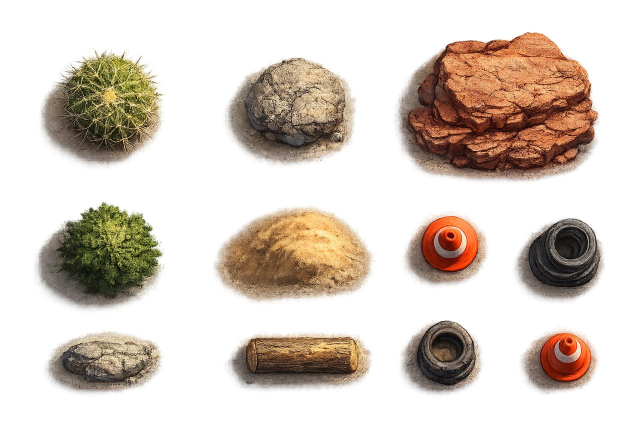
#> input picture tokamak-rally/raw_objects.jpg, 1280 x 853 px (shown at 1/2 size)
$ python extract-objects.py
#> lines starting #> are read from the running program, lines starting #| are printed output that depends on the picture; after the words box and inside, x2 and y2 are one past the last pixel; in counts of white or black regions, pixels touching at a corner belong together
"""Extract obstacle objects from DALL-E generated sprite sheet."""
from PIL import Image, ImageFilter
import numpy as np
import os

SRC = os.path.join(os.path.dirname(__file__), '..', 'raw_objects.jpg')
OUT = os.path.join(os.path.dirname(__file__), '..', 'public', 'assets')
os.makedirs(OUT, exist_ok=True)

img = Image.open(SRC)
#> img is the input picture: PIL image 1280x853 RGB; mean R, G, B 215.5, 204.9, 195.4
w, h = img.size
#> w = 1280; h = 853
print(f"Source: {w}x{h}")
#| Source: 1280x853

# 3x3 grid layout (1280x853), approximate cells
# Row heights ~284px each, Col widths ~427px each
# But objects are not uniform — using precise coordinates from visual analysis
# Layout: 3 columns × 3 rows + some extras
objects = [
    # Row 1
    ("cactus",       (30, 10, 310, 270)),      # top-down cactus
    ("rock_small",   (380, 20, 620, 260)),      # grey boulder
    ("rock_canyon",  (700, 5, 1050, 290)),       # red canyon rock
    # Row 2
    ("tree_top",     (30, 300, 300, 560)),      # green tree canopy
    ("sand_pile",    (360, 310, 680, 560)),      # sand mound
    ("cone",         (720, 310, 870, 540)),      # traffic cone
    ("tire_stack",   (920, 310, 1080, 560)),     # tire stack
    # Row 3
    ("rock_flat",    (30, 580, 320, 800)),      # flat rock
    ("log",          (370, 600, 680, 790)),      # wooden log
    ("tire_small",   (720, 590, 880, 810)),      # small tire
    ("cone_small",   (920, 590, 1080, 810)),     # small cone
]

# Target sizes — must be proportional to car (40×56px)
# Car height = 56px, so obstacles should be 12-30px range
TARGET_SIZES = {
    "cactus": 22,
    "rock_small": 18,
    "rock_canyon": 28,
    "tree_top": 26,
    "sand_pile": 20,
    "cone": 14,
    "tire_stack": 16,
    "rock_flat": 20,
    "log": 16,
    "tire_small": 12,
    "cone_small": 10,
}

for name, bbox in objects:
    try:
        crop = img.crop(bbox)
        rgba = crop.convert("RGBA")
        data = np.array(rgba)

        # Remove white/near-white background
        white_mask = (data[:,:,0] > 220) & (data[:,:,1] > 220) & (data[:,:,2] > 220)
        data[white_mask, 3] = 0

        # Erode edges next to transparent
        for _ in range(2):
            alpha = data[:,:,3]
            new_data = data.copy()
            for row in range(1, data.shape[0]-1):
                for col in range(1, data.shape[1]-1):
                    if alpha[row, col] > 0:
                        neighbors = [alpha[row-1,col], alpha[row+1,col], alpha[row,col-1], alpha[row,col+1]]
                        if any(n == 0 for n in neighbors):
                            r, g, b = data[row,col,0], data[row,col,1], data[row,col,2]
                            if r > 200 and g > 200 and b > 200:
                                new_data[row, col, 3] = 0
            data = new_data

        result = Image.fromarray(data)
        bbox_trim = result.getbbox()
        if bbox_trim:
            result = result.crop(bbox_trim)

        # Resize to game-appropriate size
        target = TARGET_SIZES.get(name, 20)
        rw, rh = result.size
        scale = target / max(rw, rh)
        new_w = max(1, int(rw * scale))
        new_h = max(1, int(rh * scale))
        result = result.resize((new_w, new_h), Image.LANCZOS)

        out_path = os.path.join(OUT, f"obj_{name}.png")
        result.save(out_path)
        print(f"  {name}: {result.size} → {out_path}")
    except Exception as e:
        print(f"  {name}: FAILED - {e}")
#> this loop made 11 passes
#> bbox_trim on passes 1 to 11: (54, 90, 280, 260), (76, 95, 240, 240), (0, 62, 350, 285), (45, 0, 270, 260), (71, 0, 320, 250), (0, 0, 150, 230), (0, 0, 160, 250), (65, 0, 290, 204), (88, 0, 310, 176), (0, 53, 160, 198), (0, 0, 160, 190)
#> pass 1, `crop = img.crop(bbox)`:
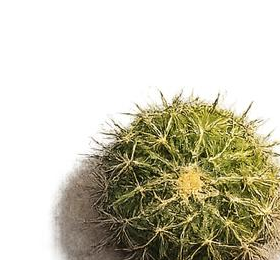
#> crop: PIL image 280x260 RGB; mean R, G, B 202.6, 198.9, 180.1
#> pass 1, `white_mask = (data[:,:,0] > 220) & (data[:,:,1] > 220) & (data[:,:,2] ..`:
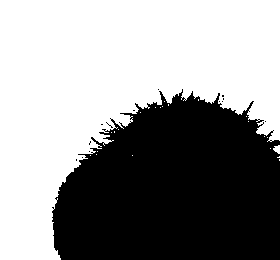
#> white_mask: shape (260, 280) bool; 57.9% white; 14 black regions (13 under 20 px), largest, box (x1, y1, x2, y2) and area: (52, 89, 280, 260) 30643
#> after the loop:
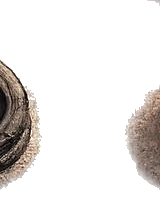
#> data: shape (220, 160, 4); mean R, G, B, A 233.5, 230.4, 228.4, 44.5; transparent parts drawn white

print("\nDone! Objects extracted.")
